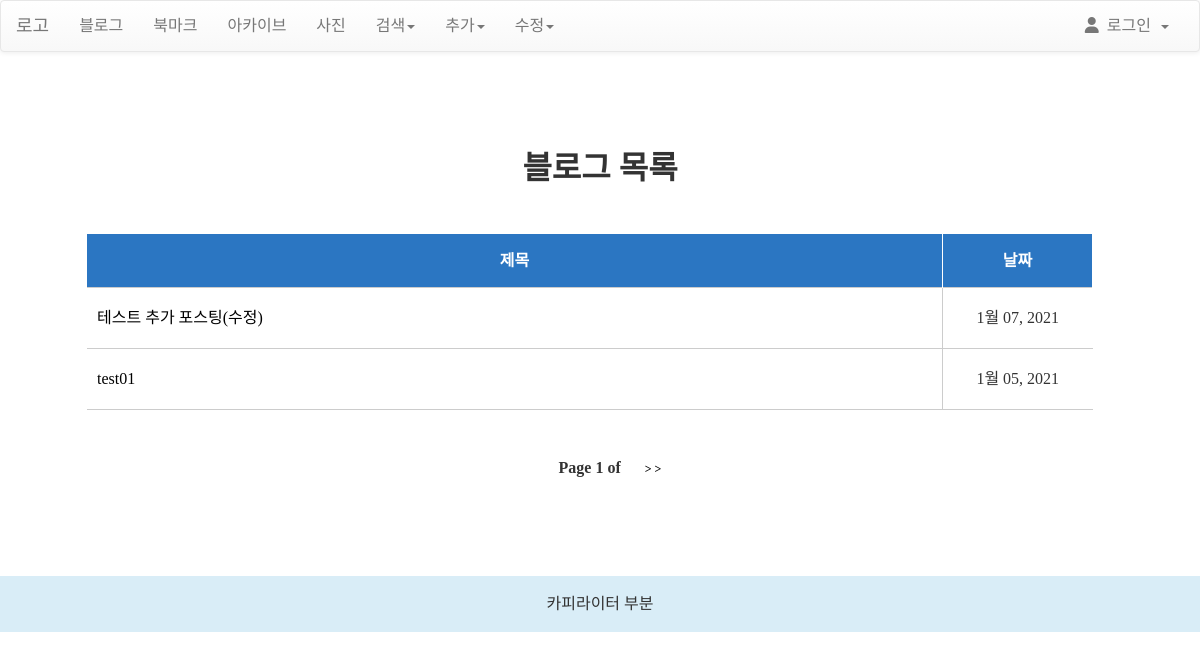
Screenshot of /blog/ with the database file from the repository.
### blog/models.py (models this page shows, shortened)
class Post(models.Model):
    title = models.CharField(verbose_name='TITLE', max_length=50)
    slug = models.SlugField('SLUG', unique=True, allow_unicode=True, help_text='one word for title alias.')
    description = models.CharField('DESCRIPTION', max_length=100, blank=True, help_text='simple description text.')
    content = models.TextField('CONTENT')
    create_dt = models.DateTimeField('CREATE DATE', auto_now_add=True)
    modify_dt = models.DateTimeField('MODIFY DATE', auto_now=True)
    tags = TaggableManager(blank=True)
    owner = models.ForeignKey(User, on_delete=models.CASCADE, verbose_name='OWNER', blank=True, null=True)
    class Meta:
        verbose_name = 'post'
        verbose_name_plural = 'posts'
        db_table = 'blog_posts'
        ordering = ('-modify_dt',)
    def get_absolute_url(self):
        return reverse('blog:post_detail', args=(self.slug,))

### blog/views.py (the view)
# urls.py: path('', views.PostLV.as_view(), name='index'),
class PostLV(ListView):
    model = Post
    template_name = 'blog/post_all.html'
    context_object_name = 'posts'
    paginate_by = 2

### blog/templates/blog/post_all.html (shortened to what this page needs)
{% extends 'base.html' %}
{% block content %}
	<h1 class="title">블로그 목록</h1>
	<div class="list_wrap">
		<table class="type01">
			<colgroup>
				<col width="*">
				<col width="150px">
				<col width="0px">
			</colgroup>
			<thead>
				<tr>
					<th> 제목</th>
					<td colspan=2>날짜</td>
				</tr>
			</thead>
			{% for post in posts %}
				<tr>
					<th>
						<a href='{{ post.get_absolute_url }}'>{{post.title}}</a>
					</th>
					<td>{{post.modify_dt|date:"N d, Y"}}</td>
				</tr>
			{% endfor %}
		</table>
	</div>
	<div class="paging">
		<span class="prev">
		</span>
		<span class="page">
			Page {{ page_obj.number }} of {{page_obg.paginator.num_pages}}
		</span>
		<span class="next">
			{% if page_obj.has_next %}
				<a href="?page={{page_obj.next_page_number}}">	&#62;	&#62; </a>
			{% endif %}
		</span>
	</div>
{% endblock %}
{% block footer %}
<footer class="fixed-bottom bg-info">
	<div class="text-white font-italic mr-5">카피라이터 부분</div>
</footer>
{% endblock %}

### static/css/style.css (style rules this page uses)
html, body, div, span, applet, object, iframe, h1, h2, h3, h4, h5, h6, p, blockquote, pre, a, abbr, acronym, address, big, cite, code, del, dfn, em, img, ins, kbd, q, s, samp, small, strike, strong, sub, sup, tt, var, b, u, i, center, dl, dt, dd, ol, ul, li, fieldset, form, label, legend, table, caption, tbody, tfoot, thead, tr, th, td, article, aside, canvas, details, embed, figure, figcaption, footer, header, hgroup, menu, nav, output, ruby, section, summary, time, mark, audio, video { margin: 0; padding: 0; border: 0; font-size: 100%; font: inherit; vertical-align: baseline; font-family: 'Nanum Gothic'; font-style: normal; font-weight: normal; }
article, aside, details, figcaption, figure, footer, header, hgroup, menu, nav, section { display: block; }
body { line-height: 1; }
table { border-collapse: collapse; border-spacing: 0; }
a { color: #000; text-decoration: none; outline: none }
.title { text-align:center; padding:50px 0 0 0; font-size:2rem; font-weight:700; }
.list_wrap, .list_wrap02 { width:90%; max-width:1200px; margin:0 auto; padding-top:50px; }
.list_wrap, .list_wrap02 span { font-weight:700; padding-right:20px; }
table.type01 { border-collapse: collapse; text-align: left; line-height: 2.5rem; width:100%; border-bottom: 1px solid #ccc; }
table.type01 thead th, table.type01 thead td { text-align:center; font-weight:700; line-height: 2; background:#2B76C2; border-top: 1px solid #2B76C2; border-right: 1px solid #fff; color:#fff; }
table.type01 th { padding: 10px; font-weight: normal; vertical-align: top; border-top: 1px solid #ccc; border-right: 1px solid #ccc; }
table.type01 td { padding: 10px; vertical-align: top; border-top: 1px solid #ccc; text-align:center; }
.paging { margin:50px auto 0 auto; text-align:center; }
.paging .prev { padding-right:20px; }
.paging .next { padding-left:20px; }
.paging .next a, .paging .prev a { font-weight:700; font-size:12px; }
.paging .page { font-weight:700; }
footer { padding:20px 0; text-align:center; }

### rows the page displays
Post: title "테스트 추가 포스팅(수정)", modify_dt "1월 07, 2021"
Post: title "test01", modify_dt "1월 05, 2021"

### other values shown
{{ page_obj.number }} "1"
